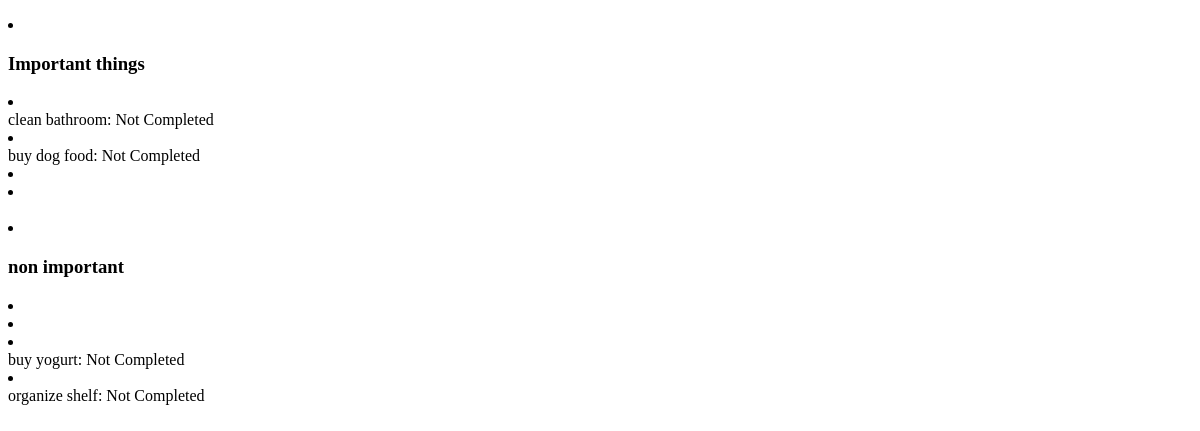
The page /lists/ on the database as committed earlier.
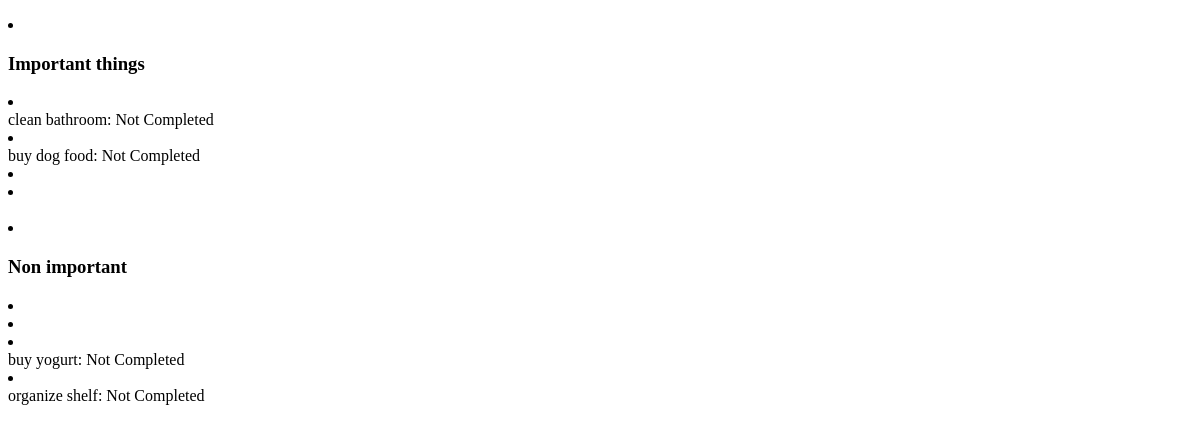
The same page on the database as committed later.
### app_test/models.py (models this page shows, shortened)
class ToDoList(models.Model):
    name = models.CharField(max_length=200)
    completed = models.BooleanField(default=False)

class ToDoItem(models.Model):
    todo_list = models.ForeignKey(ToDoList, on_delete=models.CASCADE)
    text = models.CharField(max_length=300)
    completed = models.BooleanField(default=False)

### app_test/views.py (the view)
# urls.py: path('lists/', views.view_list, name='lists')
def view_list(request):
    items = ToDoItem.objects.all()
    lists = ToDoList.objects.all()
    return render(request, 'list.html', {'items': items, 'lists': lists})

### app_test/templates/list.html (shortened to what this page needs)
<!DOCTYPE html>
{% extends 'base.html' %}
{% block content %}
{% for list in lists %}
    <li>
    <h3>{{ list.name }}</h3>
    {% for item in items %}
        <li>
            <br>
            {% if item.todo_list == list %}
            {{ item.text }}: {% if item.completed %}Completed{% else %}Not Completed{% endif%}
            {% endif%}
        </li>
    {% endfor %}
    </li>
    <br>
{% endfor %}
{% endblock %}

### app_test/templates/base.html (shortened to what this page needs)
<!DOCTYPE html>
<head>
</head>
<body>
    <p>
        {% block content %}
        {% endblock %}
    </p>
</body>

Rows that differ between the two databases and show on the page:
changed ToDoList: name "non important" → "Non important"
